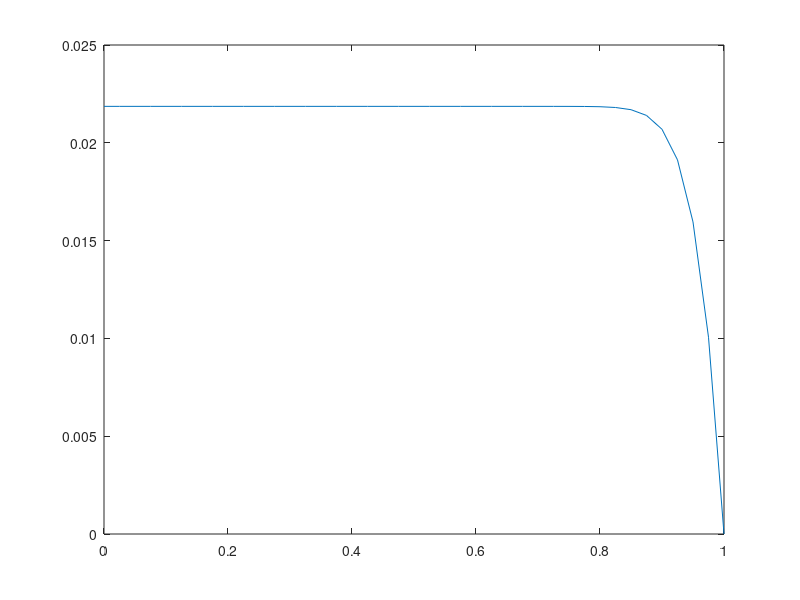

MATLAB code for this plot:
%Atur diskritisasi
clear;
clc;
dx=0.025;
dz=0.1;
dt=0.00001;

N=1/dx;
M=1/dz;
nT=500;

%Parameter dari jurnal
c=0.2;
d=0.2;
lo=1;
L=1.8;
B1=4;
B2=4;
n=0.7;
fp=1.2;
omegap=2*pi*fp;
fb=1.2;
omegab=2*pi*fb;
P=0;
sigma=0.2;
We=0.5;
K=0.3;
%Parameter masih ngarang, beberapa ngikuti punya Ida Wahidah
A0=32;
A1=c*A0;
alpha=2;
e=A1/A0;
c1=2*pi;
omg_r=fb/fp;
c2=2*pi*omg_r;
#R=1;
m=1;
#W=R;


w=zeros(nT+1,N+1);
ws=zeros(M+1,N+1);
for j=1:nT
    t(j)=(j-1)*dt;
end
for i=1:N+1
    x(i)=(i-1)*dx;
end

% koefisien R
delta = 0.2;
etal = 4 * delta;
epsi = 0.2;

for k = 1 : M+1
  z(k) = (k-1) * dz;
  R(k) = (1 + epsi * z(k)) * (1 - 64 / 10 * etal * ((11/32 * (z(k)-sigma))...
    - (47/48 * ((z(k)-sigma) ^ 2))...
    + ((z(k) - sigma)^3) - (1/3 * ((z(k)-sigma) ^4)) ));
end
%figure(1);
%plot(z, R);


%Metode beda hingga
for k=1:M+1
%diskritisasi waktu
    for j=1:nT;
        %plot(w(j,:))
        pause(.1)      
        for i=2:N
            dw=(w(j,i+1)-w(j,i-1))/(2*dx);
            Dxp=abs(w(j,i+1)-w(j,i))/dx;
            Dxn=abs(w(j,i)-w(j,i-1))/dx;
            Dx=(1-m)*((1+(We/R(k)*Dxp)^(n-1))^(-1)-(1+(We/R(k)*Dxn)^(n-1))^(-1));
            ddw=(w(j,i+1)-2*w(j,i)+w(j,i-1))/(dx*dx);
            w(j+1,i)=w(j,i)+dt/alpha*(B1*(1+e*cos(c1*t(j)))+B2*(cos(c2*t(j)+P))...
                +1/(x(i)*R(k)*R(k))*(m+(1-m)*(1+(We/R(k)*abs(dw))^(n-1))^(-1))*dw...
                +ddw/(R(k)*R(k))*(m+(1-m)*(1+(We/R(k)*abs(dw))^(n-1))^(-1))...
                -1/R(k)^(n+1)*dw*(1-m)*(1+(We/R(k)*abs(dw))^(n-1))^(-2)*Dx...
                -w(j,i)/K*(m+(1-m)/(1+We^(n-1)*abs(w(j,i))^(n-1))));
        end
        %syarat batas
        w(j+1,1)=w(j+1,2);
        w(j+1,N+1)=0;
    end
    figure(1)
  plot(x,w(nT,:))
  ws(k,:)=w(nT,:)    
end          
            
            